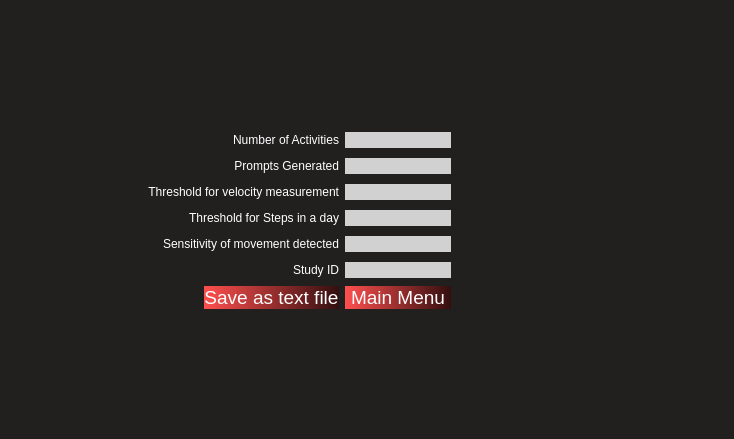
<?xml version="1.0" encoding="UTF-8"?>
<ui version="4.0">
 <class>Form</class>
 <widget class="QWidget" name="Form">
  <property name="geometry">
   <rect>
    <x>0</x>
    <y>0</y>
    <width>734</width>
    <height>439</height>
   </rect>
  </property>
  <property name="windowTitle">
   <string>Configuration</string>
  </property>
  <property name="styleSheet">
   <string notr="true">background-color: rgb(34, 31, 31);</string>
  </property>
  <layout class="QGridLayout" name="gridLayout_4">
   <item row="0" column="0">
    <layout class="QGridLayout" name="gridLayout_3">
     <item row="5" column="6">
      <spacer name="horizontalSpacer_36">
       <property name="orientation">
        <enum>Qt::Horizontal</enum>
       </property>
       <property name="sizeHint" stdset="0">
        <size>
         <width>40</width>
         <height>20</height>
        </size>
       </property>
      </spacer>
     </item>
     <item row="2" column="1" colspan="3">
      <widget class="QLabel" name="ThresholdVelocity">
       <property name="styleSheet">
        <string notr="true">color: rgb(255, 255, 255);</string>
       </property>
       <property name="text">
        <string>Threshold for velocity measurement</string>
       </property>
       <property name="alignment">
        <set>Qt::AlignRight|Qt::AlignTrailing|Qt::AlignVCenter</set>
       </property>
      </widget>
     </item>
     <item row="1" column="7">
      <spacer name="horizontalSpacer_20">
       <property name="orientation">
        <enum>Qt::Horizontal</enum>
       </property>
       <property name="sizeHint" stdset="0">
        <size>
         <width>40</width>
         <height>20</height>
        </size>
       </property>
      </spacer>
     </item>
     <item row="4" column="5">
      <widget class="QLineEdit" name="MovementSensLabel">
       <property name="styleSheet">
        <string notr="true">background-color: rgb(209, 209, 209);
border-radius: 11px;</string>
       </property>
       <property name="alignment">
        <set>Qt::AlignCenter</set>
       </property>
      </widget>
     </item>
     <item row="4" column="6">
      <spacer name="horizontalSpacer_34">
       <property name="orientation">
        <enum>Qt::Horizontal</enum>
       </property>
       <property name="sizeHint" stdset="0">
        <size>
         <width>40</width>
         <height>20</height>
        </size>
       </property>
      </spacer>
     </item>
     <item row="3" column="6">
      <spacer name="horizontalSpacer_32">
       <property name="orientation">
        <enum>Qt::Horizontal</enum>
       </property>
       <property name="sizeHint" stdset="0">
        <size>
         <width>40</width>
         <height>20</height>
        </size>
       </property>
      </spacer>
     </item>
     <item row="0" column="5">
      <widget class="QLineEdit" name="ActivitiesLabel">
       <property name="styleSheet">
        <string notr="true">background-color: rgb(209, 209, 209);
border-radius: 11px;</string>
       </property>
       <property name="alignment">
        <set>Qt::AlignCenter</set>
       </property>
      </widget>
     </item>
     <item row="2" column="8">
      <spacer name="horizontalSpacer_30">
       <property name="orientation">
        <enum>Qt::Horizontal</enum>
       </property>
       <property name="sizeHint" stdset="0">
        <size>
         <width>40</width>
         <height>20</height>
        </size>
       </property>
      </spacer>
     </item>
     <item row="4" column="0">
      <spacer name="horizontalSpacer_33">
       <property name="orientation">
        <enum>Qt::Horizontal</enum>
       </property>
       <property name="sizeHint" stdset="0">
        <size>
         <width>40</width>
         <height>20</height>
        </size>
       </property>
      </spacer>
     </item>
     <item row="5" column="1" colspan="3">
      <widget class="QLabel" name="StudyID">
       <property name="styleSheet">
        <string notr="true">color: rgb(255, 255, 255);</string>
       </property>
       <property name="text">
        <string>Study ID</string>
       </property>
       <property name="alignment">
        <set>Qt::AlignRight|Qt::AlignTrailing|Qt::AlignVCenter</set>
       </property>
      </widget>
     </item>
     <item row="5" column="5">
      <widget class="QLineEdit" name="StudyIDLabel">
       <property name="styleSheet">
        <string notr="true">background-color: rgb(209, 209, 209);
border-radius: 11px;</string>
       </property>
       <property name="alignment">
        <set>Qt::AlignCenter</set>
       </property>
      </widget>
     </item>
     <item row="0" column="6">
      <spacer name="horizontalSpacer_12">
       <property name="orientation">
        <enum>Qt::Horizontal</enum>
       </property>
       <property name="sizeHint" stdset="0">
        <size>
         <width>40</width>
         <height>20</height>
        </size>
       </property>
      </spacer>
     </item>
     <item row="1" column="3">
      <widget class="QLabel" name="Prompts">
       <property name="styleSheet">
        <string notr="true">color: rgb(255, 255, 255);</string>
       </property>
       <property name="text">
        <string>Prompts Generated</string>
       </property>
       <property name="alignment">
        <set>Qt::AlignRight|Qt::AlignTrailing|Qt::AlignVCenter</set>
       </property>
      </widget>
     </item>
     <item row="3" column="1" colspan="3">
      <widget class="QLabel" name="ThresholdSteps">
       <property name="styleSheet">
        <string notr="true">color: rgb(255, 255, 255);</string>
       </property>
       <property name="text">
        <string>Threshold for Steps in a day</string>
       </property>
       <property name="alignment">
        <set>Qt::AlignRight|Qt::AlignTrailing|Qt::AlignVCenter</set>
       </property>
      </widget>
     </item>
     <item row="2" column="5">
      <widget class="QLineEdit" name="ThreshVelLabel">
       <property name="styleSheet">
        <string notr="true">background-color: rgb(209, 209, 209);
border-radius: 11px;</string>
       </property>
       <property name="alignment">
        <set>Qt::AlignCenter</set>
       </property>
      </widget>
     </item>
     <item row="0" column="2">
      <spacer name="horizontalSpacer_2">
       <property name="orientation">
        <enum>Qt::Horizontal</enum>
       </property>
       <property name="sizeHint" stdset="0">
        <size>
         <width>40</width>
         <height>20</height>
        </size>
       </property>
      </spacer>
     </item>
     <item row="3" column="5">
      <widget class="QLineEdit" name="ThreshStepsLabel">
       <property name="styleSheet">
        <string notr="true">background-color: rgb(209, 209, 209);
border-radius: 11px;</string>
       </property>
       <property name="alignment">
        <set>Qt::AlignCenter</set>
       </property>
      </widget>
     </item>
     <item row="1" column="5">
      <widget class="QLineEdit" name="PromptsLabel">
       <property name="styleSheet">
        <string notr="true">background-color: rgb(209, 209, 209);
border-radius: 11px;</string>
       </property>
       <property name="alignment">
        <set>Qt::AlignCenter</set>
       </property>
      </widget>
     </item>
     <item row="1" column="2">
      <spacer name="horizontalSpacer_13">
       <property name="orientation">
        <enum>Qt::Horizontal</enum>
       </property>
       <property name="sizeHint" stdset="0">
        <size>
         <width>40</width>
         <height>20</height>
        </size>
       </property>
      </spacer>
     </item>
     <item row="4" column="1" colspan="3">
      <widget class="QLabel" name="MovementSens">
       <property name="styleSheet">
        <string notr="true">color: rgb(255, 255, 255);</string>
       </property>
       <property name="text">
        <string>Sensitivity of movement detected</string>
       </property>
       <property name="alignment">
        <set>Qt::AlignRight|Qt::AlignTrailing|Qt::AlignVCenter</set>
       </property>
      </widget>
     </item>
     <item row="3" column="0">
      <spacer name="horizontalSpacer_31">
       <property name="orientation">
        <enum>Qt::Horizontal</enum>
       </property>
       <property name="sizeHint" stdset="0">
        <size>
         <width>40</width>
         <height>20</height>
        </size>
       </property>
      </spacer>
     </item>
     <item row="2" column="0">
      <spacer name="horizontalSpacer_21">
       <property name="orientation">
        <enum>Qt::Horizontal</enum>
       </property>
       <property name="sizeHint" stdset="0">
        <size>
         <width>40</width>
         <height>20</height>
        </size>
       </property>
      </spacer>
     </item>
     <item row="5" column="0">
      <spacer name="horizontalSpacer_35">
       <property name="orientation">
        <enum>Qt::Horizontal</enum>
       </property>
       <property name="sizeHint" stdset="0">
        <size>
         <width>40</width>
         <height>20</height>
        </size>
       </property>
      </spacer>
     </item>
     <item row="0" column="3">
      <widget class="QLabel" name="Activities">
       <property name="styleSheet">
        <string notr="true">color: rgb(255, 255, 255);</string>
       </property>
       <property name="text">
        <string>Number of Activities</string>
       </property>
       <property name="alignment">
        <set>Qt::AlignRight|Qt::AlignTrailing|Qt::AlignVCenter</set>
       </property>
      </widget>
     </item>
     <item row="6" column="3">
      <widget class="QPushButton" name="SaveTxt">
       <property name="styleSheet">
        <string notr="true">font-size: 14pt;background-color: qlineargradient(spread:pad, x1:0, y1:0, x2:1, y2:0, stop:0 rgba(254,79,78,255), stop:1 rgba(51,15,15,255));
font: 9pt &quot;Microsoft YaHei UI&quot;;
color: rgb(255, 255, 255);
border-style: solid;
border-radius: 15px;</string>
       </property>
       <property name="text">
        <string>Save as text file</string>
       </property>
      </widget>
     </item>
     <item row="6" column="5">
      <widget class="QPushButton" name="MainMenuBtn">
       <property name="styleSheet">
        <string notr="true">font-size: 14pt;background-color: qlineargradient(spread:pad, x1:0, y1:0, x2:1, y2:0, stop:0 rgba(254,79,78,255), stop:1 rgba(51,15,15,255));
font: 9pt &quot;Microsoft YaHei UI&quot;;
color: rgb(255, 255, 255);
border-style: solid;
border-radius: 15px;</string>
       </property>
       <property name="text">
        <string>Main Menu</string>
       </property>
      </widget>
     </item>
     <item row="6" column="6">
      <spacer name="horizontalSpacer_38">
       <property name="orientation">
        <enum>Qt::Horizontal</enum>
       </property>
       <property name="sizeHint" stdset="0">
        <size>
         <width>40</width>
         <height>20</height>
        </size>
       </property>
      </spacer>
     </item>
     <item row="6" column="2">
      <spacer name="horizontalSpacer_37">
       <property name="orientation">
        <enum>Qt::Horizontal</enum>
       </property>
       <property name="sizeHint" stdset="0">
        <size>
         <width>40</width>
         <height>20</height>
        </size>
       </property>
      </spacer>
     </item>
    </layout>
   </item>
  </layout>
 </widget>
 <resources/>
 <connections/>
</ui>
